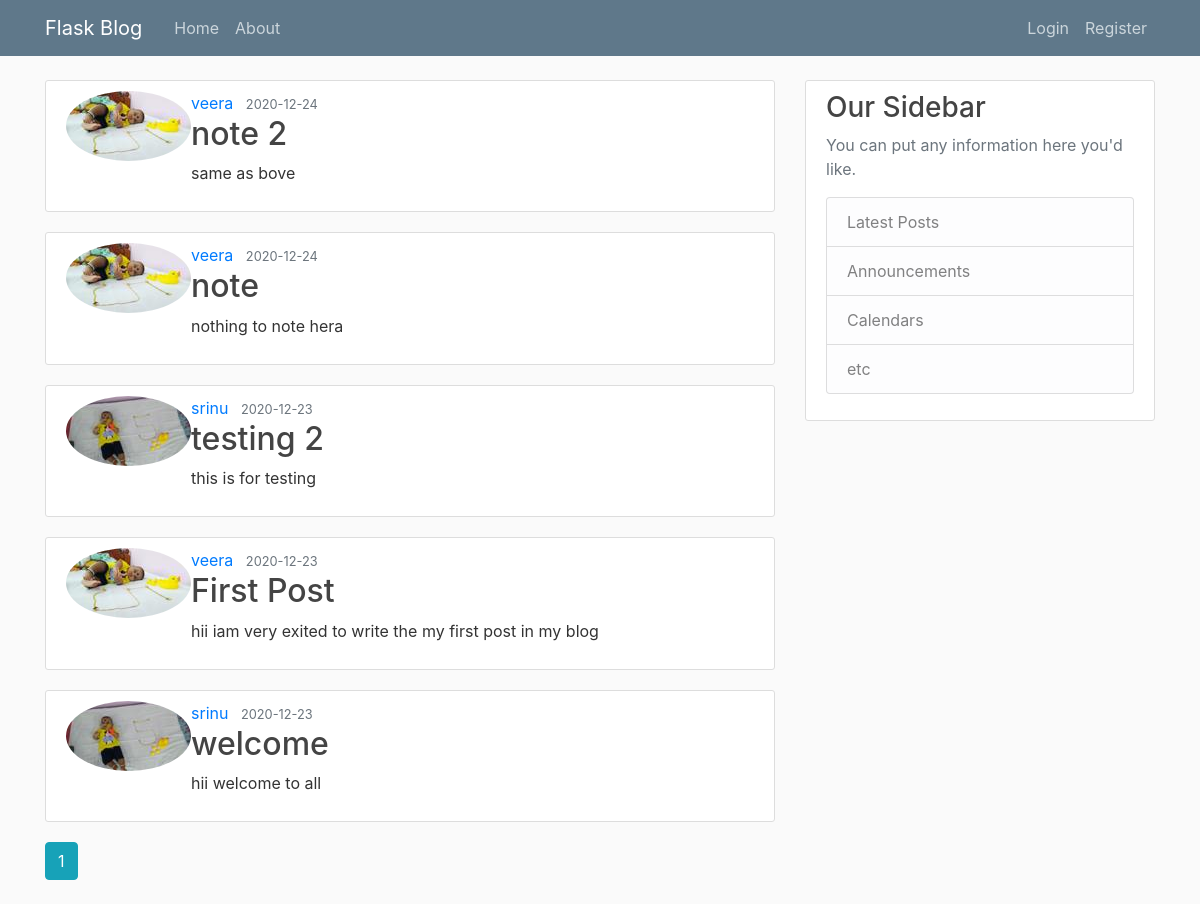
Page /home on the earlier database version.
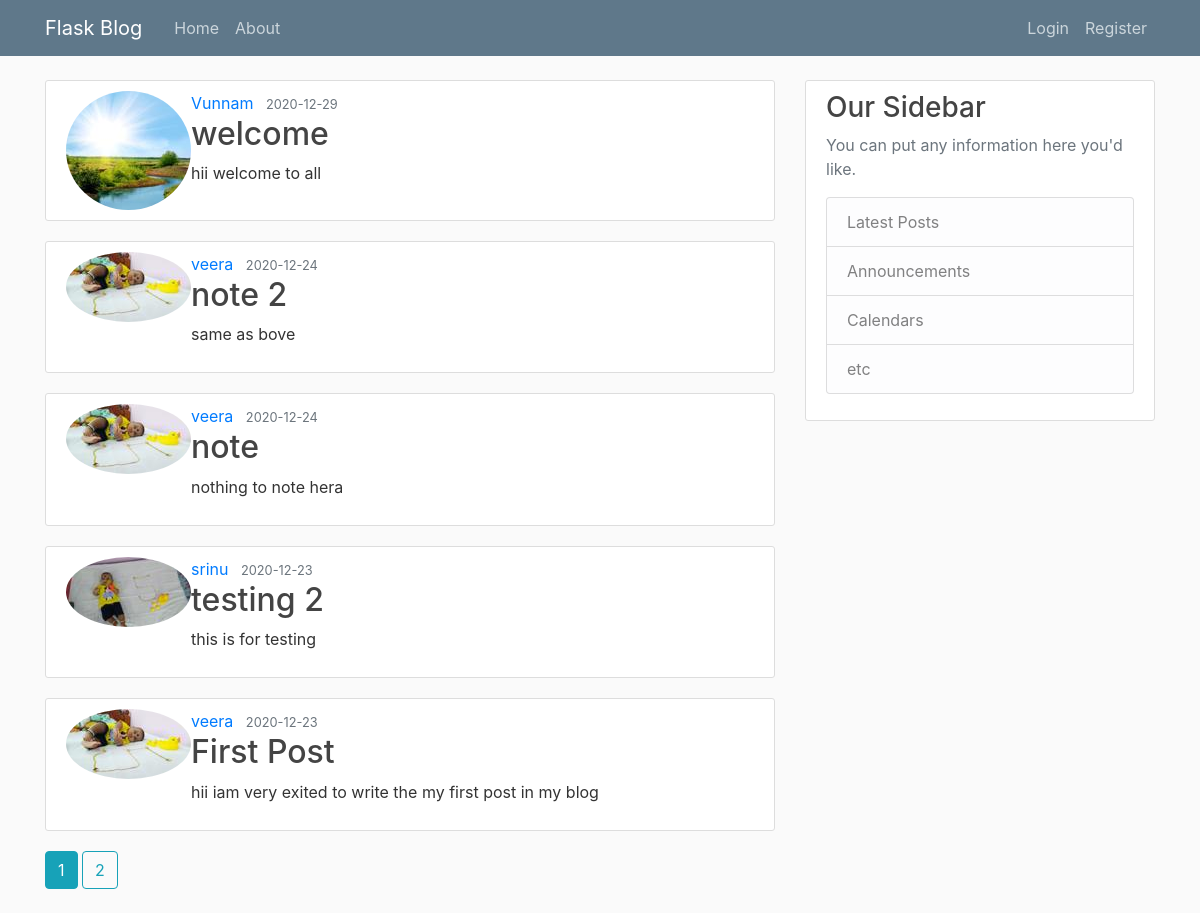
Same page on the later database version.
### app/models.py (models this page shows, shortened)
class Post(db.Model):
    id = db.Column(db.Integer, primary_key=True)
    title = db.Column(db.String(100), nullable=False)
    date_posted = db.Column(db.DateTime, nullable=False, default=datetime.utcnow)
    content = db.Column(db.Text, nullable=False)
    user_id = db.Column(db.Integer, db.ForeignKey('user.id'), nullable=False)

class User(db.Model, UserMixin):
    id = db.Column(db.Integer, primary_key=True)
    username = db.Column(db.String(20), unique=True, nullable=False)
    email = db.Column(db.String(120), unique=True, nullable=False)
    image_file = db.Column(db.String(20), nullable=False, default='default.jpg')
    password = db.Column(db.String(60), nullable=False)
    posts = db.relationship('Post', backref='author', lazy=True)

### app/main/routes.py (the view)
@main.route("/")
@main.route("/home")
def home():
    page = request.args.get('page', 1, type=int)
    posts = Post.query.order_by(Post.date_posted.desc()).paginate(page=page, per_page=5)
    return render_template('home.html', posts=posts)

### app/templates/home.html
{% extends "layout.html" %}
{% block content %}
    {% for post in posts.items %}
        <article class="media content-section">
          <img class="rounded-circle article-img" src="{{ url_for('static', filename='profile_pics/' + post.author.image_file) }}">
          <div class="media-body">
            <div class="article-metadata">
              <a class="mr-2" href="{{ url_for('users.user_posts', username=post.author.username) }}">{{ post.author.username }}</a>
              <small class="text-muted">{{ post.date_posted.strftime('%Y-%m-%d') }}</small>
            </div>
            <h2><a class="article-title" href="{{ url_for('posts.post', post_id=post.id) }}">{{ post.title }}</a></h2>
            <p class="article-content">{{ post.content }}</p>
          </div>
        </article>
    {% endfor %}
    {% for page_num in posts.iter_pages(left_edge=1, right_edge=1, left_current=1, right_current=2) %}
      {% if page_num %}
        {% if posts.page == page_num %}
          <a class="btn btn-info mb-4" href="{{ url_for('main.home', page=page_num) }}">{{ page_num }}</a>
        {% else %}
          <a class="btn btn-outline-info mb-4" href="{{ url_for('main.home', page=page_num) }}">{{ page_num }}</a>
        {% endif %}
      {% else %}
        ...
      {% endif %}
    {% endfor %}
{% endblock content %}

Differences in the rows shown:
no longer on this page (row unchanged): Post: image_file (picture), author.username "srinu", date_posted "2020-12-23", title "welcome", content "hii welcome to all"
added Post: image_file (picture), author.username "Vunnam", date_posted "2020-12-29", title "welcome", content "hii welcome to all"
Other differences:
new list line: "2"
